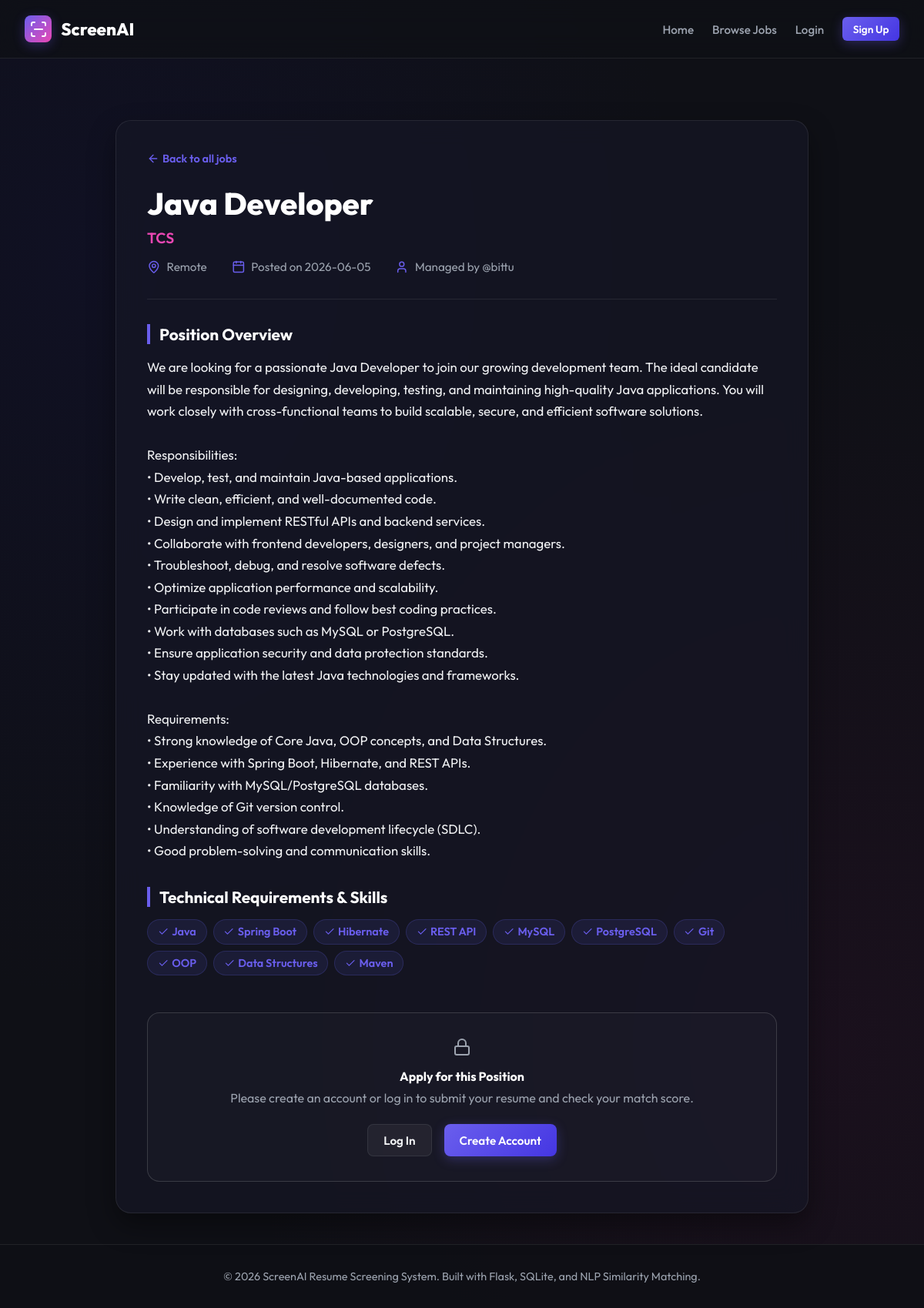
The page /job/2 on the database its author committed.
### tables this page shows
CREATE TABLE jobs (
                id INTEGER PRIMARY KEY AUTOINCREMENT,
                recruiter_id INTEGER NOT NULL,
                title TEXT NOT NULL,
                company TEXT NOT NULL,
                description TEXT NOT NULL,
                requirements TEXT,
                location TEXT NOT NULL,
                posted_at TIMESTAMP DEFAULT CURRENT_TIMESTAMP,
                FOREIGN KEY (recruiter_id) REFERENCES users (id)
            );

CREATE TABLE users (
                id INTEGER PRIMARY KEY AUTOINCREMENT,
                username TEXT UNIQUE NOT NULL,
                email TEXT UNIQUE NOT NULL,
                password_hash TEXT NOT NULL,
                role TEXT NOT NULL CHECK(role IN ('candidate', 'recruiter')),
                created_at TIMESTAMP DEFAULT CURRENT_TIMESTAMP
            );

### app.py (the view, shortened to what this page needs)
@app.route('/job/<int:job_id>')
def job_detail(job_id):
    db = get_db()
    job = db.execute('''
        SELECT jobs.*, users.username as recruiter_name
        FROM jobs JOIN users ON jobs.recruiter_id = users.id
        WHERE jobs.id = ?
    ''', (job_id,)).fetchone()
    if not job:
        flash('Job not found.', 'danger')
        return redirect(url_for('jobs'))
    has_applied = False
    application = None
    return render_template('job_detail.html', job=job, has_applied=has_applied, application=application)

### app.py (called while the page is built)
def get_db():
    db = getattr(g, '_database', None)
    if db is None:
        db = g._database = sqlite3.connect(DATABASE)
        db.row_factory = sqlite3.Row
    return db

@app.teardown_appcontext
def close_connection(exception):
    db = getattr(g, '_database', None)
    if db is not None:
        db.close()

### templates/job_detail.html (shortened to what this page needs)
{% extends "base.html" %}
{% block content %}
<div class="glass-container-lg" style="margin-top: 1rem;">
    <div class="detail-header">
        <a href="{{ url_for('jobs') }}" style="display: inline-flex; align-items: center; gap: 0.25rem; font-size: 0.9rem; color: var(--primary); font-weight: 600; margin-bottom: 1.5rem;">
            <i data-lucide="arrow-left" style="width: 1rem; height: 1rem;"></i> Back to all jobs
        </a>
        <h1>{{ job.title }}</h1>
        <div class="detail-company">{{ job.company }}</div>
        <div class="detail-meta">
            <span><i data-lucide="map-pin" style="color: var(--primary); width: 1.1rem; height: 1.1rem;"></i> {{ job.location }}</span>
            <span><i data-lucide="calendar" style="color: var(--primary); width: 1.1rem; height: 1.1rem;"></i> Posted on {{ job.posted_at.split(' ')[0] }}</span>
            <span><i data-lucide="user" style="color: var(--primary); width: 1.1rem; height: 1.1rem;"></i> Managed by @{{ job.recruiter_name }}</span>
        </div>
    </div>
    <div class="detail-section">
        <h3>Position Overview</h3>
        <p style="white-space: pre-line;">{{ job.description }}</p>
    </div>
    {% if job.requirements %}
        <div class="detail-section">
            <h3>Technical Requirements & Skills</h3>
            <div style="display: flex; flex-wrap: wrap; gap: 0.5rem; margin-top: 0.5rem;">
                {% for skill in job.requirements.split(',') %}
                    {% if skill.strip() %}
                        <span class="badge" style="background: rgba(99, 102, 241, 0.1); color: var(--primary); border: 1.5px solid rgba(99, 102, 241, 0.2); font-size: 0.9rem; padding: 0.4rem 0.8rem;">
                            <i data-lucide="check" style="width: 0.9rem; height: 0.9rem; margin-right: 0.25rem;"></i>
                            {{ skill.strip() }}
                        </span>
                    {% endif %}
                {% endfor %}
            </div>
        </div>
    {% endif %}
    {% if 'user_id' not in session %}
        <div class="apply-card" style="border-style: solid; background: rgba(255, 255, 255, 0.02);">
            <i data-lucide="lock" style="font-size: 2rem; color: var(--text-muted); margin-bottom: 0.75rem;"></i>
            <h4 style="color: var(--text-bright); margin-bottom: 0.5rem;">Apply for this Position</h4>
            <p style="color: var(--text-muted); margin-bottom: 1.5rem;">Please create an account or log in to submit your resume and check your match score.</p>
            <div style="display: flex; justify-content: center; gap: 1rem;">
                <a href="{{ url_for('login') }}" class="btn btn-secondary">Log In</a>
                <a href="{{ url_for('register') }}" class="btn btn-primary">Create Account</a>
            </div>
        </div>
    {% endif %}
</div>
{% endblock %}

### static/css/style.css (style rules this page uses)
:root { --bg-dark: #0f1016; --bg-card: rgba(22, 24, 37, 0.7); --bg-input: rgba(15, 17, 26, 0.6); --border-color: rgba(255, 255, 255, 0.08); --primary: hsl(245, 80%, 65%); --primary-glow: hsla(245, 80%, 65%, 0.3); --primary-hover: hsl(245, 85%, 70%); --accent: hsl(320, 80%, 60%); --accent-glow: hsla(320, 80%, 60%, 0.35); --text-main: #f3f4f6; --text-muted: #9ca3af; --text-bright: #ffffff; --success: hsl(142, 70%, 45%); --success-glow: hsla(142, 70%, 45%, 0.2); --warning: hsl(38, 92%, 50%); --warning-glow: hsla(38, 92%, 50%, 0.2); --danger: hsl(350, 80%, 55%); --danger-glow: hsla(350, 80%, 55%, 0.2); --glass-blur: blur(16px); }
* { box-sizing: border-box; margin: 0; padding: 0; }
body { background-color: var(--bg-dark); color: var(--text-main); font-family: 'Outfit', sans-serif; min-height: 100vh; display: flex; flex-direction: column; overflow-x: hidden; background-image: radial-gradient(at 10% 20%, hsla(242, 70%, 25%, 0.15) 0px, transparent 50%), radial-gradient(at 90% 80%, hsla(320, 70%, 25%, 0.12) 0px, transparent 50%); background-attachment: fixed; }
a { color: inherit; text-decoration: none; }
.btn { display: inline-flex; align-items: center; justify-content: center; gap: 0.5rem; padding: 0.65rem 1.25rem; border-radius: 8px; font-family: 'Outfit', sans-serif; font-weight: 600; font-size: 0.95rem; cursor: pointer; transition: all 0.3s cubic-bezier(0.4, 0, 0.2, 1); border: none; }
.btn-primary { background: linear-gradient(135deg, var(--primary), hsl(245, 75%, 55%)); color: #fff; box-shadow: 0 4px 15px var(--primary-glow); }
.btn-secondary { background: rgba(255, 255, 255, 0.05); border: 1px solid var(--border-color); color: var(--text-main); }
.glass-container-lg { max-width: 900px; margin: 0 auto; background: var(--bg-card); backdrop-filter: var(--glass-blur); border: 1px solid var(--border-color); border-radius: 20px; padding: 2.5rem; box-shadow: 0 15px 35px rgba(0, 0, 0, 0.4); animation: fadeInUp 0.5s ease; }
.badge { display: inline-flex; align-items: center; padding: 0.3rem 0.75rem; border-radius: 100px; font-size: 0.8rem; font-weight: 600; }
.detail-header { border-bottom: 1px solid var(--border-color); padding-bottom: 2rem; margin-bottom: 2rem; }
.detail-header h1 { font-size: 2.5rem; font-weight: 800; color: var(--text-bright); margin-bottom: 0.5rem; }
.detail-company { font-size: 1.2rem; font-weight: 600; color: var(--accent); margin-bottom: 1rem; }
.detail-meta { display: flex; gap: 2rem; flex-wrap: wrap; color: var(--text-muted); font-size: 0.95rem; }
.detail-meta span { display: flex; align-items: center; gap: 0.5rem; }
.detail-section { margin-bottom: 2rem; }
.detail-section h3 { font-size: 1.3rem; font-weight: 700; color: var(--text-bright); margin-bottom: 1rem; border-left: 4px solid var(--primary); padding-left: 0.75rem; }
.detail-section p, .detail-section ul { color: var(--text-main); line-height: 1.7; font-size: 1.05rem; }
.apply-card { background: linear-gradient(135deg, rgba(255, 255, 255, 0.03), rgba(255, 255, 255, 0.01)); border: 1.5px dashed rgba(255, 255, 255, 0.15); border-radius: 16px; padding: 2rem; text-align: center; margin-top: 3rem; transition: all 0.3s ease; }

### rows shown on the page
jobs: title "Java Developer", company "TCS", location "Remote", posted_at "2026-06-05", description "We are looking for a passionate Java Developer to join our growing development team. The ideal candidate will be responsible for designing, developing, testing, and maintaining high-quality Java applications. You will work closely with cross-functional teams to build scalable, secure, and efficient software solutions. Responsibilities: • Develop, test, and maintain Java-based applications. • Write clean, efficient, and well-documented code. • Design and implement RESTful APIs and backend services. • Collaborate with frontend developers, designers, and project managers. • Troubleshoot, debug, and resolve software defects. • Optimize application performance and scalability. • Participate in…"
users: recruiter_name "bittu"

### other values the page prints
{{ skill.strip() }} "Java" "Spring Boot" "Hibernate" "REST API" "MySQL" "PostgreSQL" "Git" "OOP" "Data Structures" "Maven"
